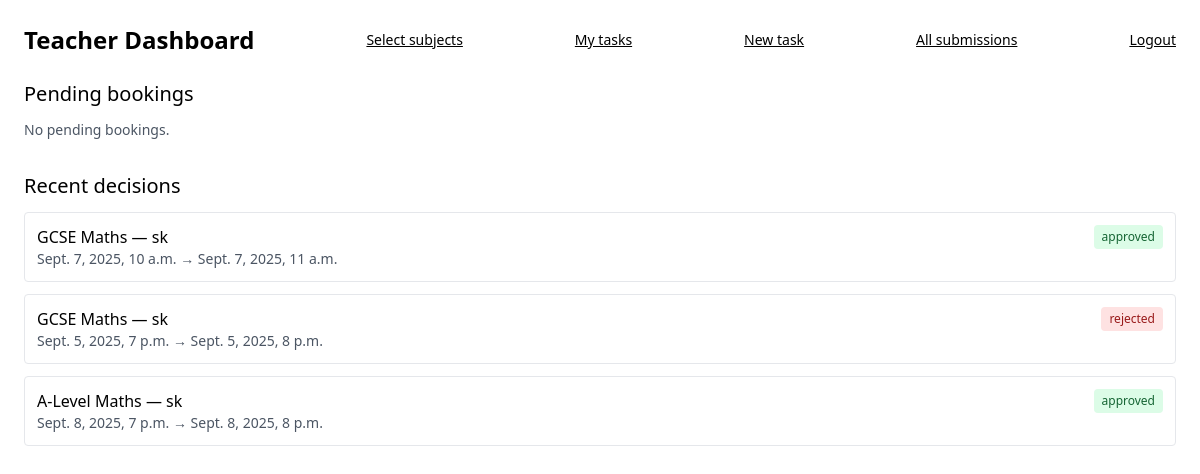
The app's page /teacher/dashboard/ (signed in) with its own data.
### bookings/models.py (models this page shows, shortened)
class LessonBooking(models.Model):
    STATUS_CHOICES = [
        ('pending', 'Pending'),
        ('approved', 'Approved'),
        ('rejected', 'Rejected'),
        ('cancelled', 'Cancelled'),
        ('completed', 'Completed'),
    ]
    student = models.ForeignKey(User, on_delete=models.CASCADE, related_name='bookings')
    teacher = models.ForeignKey(User, on_delete=models.CASCADE, related_name='teaching_bookings')
    subject = models.ForeignKey(Subject, on_delete=models.CASCADE)
    start_datetime = models.DateTimeField()
    end_datetime = models.DateTimeField()
    status = models.CharField(max_length=20, choices=STATUS_CHOICES, default='pending')
    created_at = models.DateTimeField(auto_now_add=True)

### subjects/models.py (models this page shows, shortened)
class Subject(models.Model):
    code = models.CharField(max_length=20, unique=True)   # e.g. "GCSE-BIO"
    name = models.CharField(max_length=100)               # e.g. "GCSE Biology"

### core/views.py (the view)
# urls.py: path('teacher/dashboard/', views.teacher_dashboard, name='teacher_dashboard'),
@login_required
def teacher_dashboard(request):
    if not (is_teacher(request.user) or request.user.is_staff):
        return HttpResponseForbidden("Not allowed")
    pending = LessonBooking.objects.filter(
        teacher=request.user, status='pending'
    ).select_related('student','subject').order_by('start_datetime')
    recent = LessonBooking.objects.filter(
        teacher=request.user
    ).exclude(status='pending').select_related('student','subject').order_by('-created_at')[:20]
    return render(request, 'core/teacher_dashboard.html', {
        'pending': pending,
        'recent': recent,
    })

### core/views.py (called while the page is built)
def is_teacher(user):
    return user.groups.filter(name="teacher").exists()

### templates/core/teacher_dashboard.html (shortened to what this page needs)
<!DOCTYPE html>
<html>
<head>
  <script src="https://cdn.tailwindcss.com"></script>
</head>
<body class="p-6">
  <div class="flex justify-between items-center">
    <h1 class="text-2xl font-semibold">Teacher Dashboard</h1>
    <a href="{% url 'teacher_subjects' %}" class="text-sm underline">Select subjects</a>
    <a href="{% url 'teacher_tasks' %}" class="text-sm underline">My tasks</a>
    <a href="{% url 'teacher_task_new' %}" class="text-sm underline">New task</a>
    <a href="{% url 'teacher_submissions' %}" class="text-sm underline">All submissions</a>
    <a href="{% url 'logout' %}" class="text-sm underline">Logout</a>
  </div>
  <h2 class="text-xl mt-6 mb-3">Pending bookings</h2>
  <div class="grid gap-3">
    {% for b in pending %}
      <div class="border rounded p-3">
        <div class="font-medium">{{ b.subject.name }}</div>
        <div class="text-sm text-gray-600">
          Student: {{ b.student.username }} • {{ b.start_datetime }} → {{ b.end_datetime }}
        </div>
        <div class="mt-2 flex gap-2">
          <form method="post" action="/api/bookings/{{ b.id }}/approve/">
            {% csrf_token %}
            <button class="px-3 py-1 rounded bg-green-600 text-white">Approve</button>
          </form>
          <form method="post" action="/api/bookings/{{ b.id }}/reject/">
            {% csrf_token %}
            <button class="px-3 py-1 rounded bg-red-600 text-white">Reject</button>
          </form>
        </div>
      </div>
    {% empty %}
      <div class="text-sm text-gray-600">No pending bookings.</div>
    {% endfor %}
  </div>
  <h2 class="text-xl mt-8 mb-3">Recent decisions</h2>
  <div class="grid gap-3">
    {% for b in recent %}
      <div class="border rounded p-3">
        <div class="flex justify-between">
          <div class="font-medium">{{ b.subject.name }} — {{ b.student.username }}</div>
          {% if b.status == 'approved' %}
            <span class="text-xs px-2 py-1 rounded bg-green-100 text-green-800">approved</span>
          {% elif b.status == 'rejected' %}
            <span class="text-xs px-2 py-1 rounded bg-red-100 text-red-800">rejected</span>
          {% elif b.status == 'cancelled' %}
            <span class="text-xs px-2 py-1 rounded bg-gray-200 text-gray-800">cancelled</span>
          {% elif b.status == 'completed' %}
            <span class="text-xs px-2 py-1 rounded bg-blue-100 text-blue-800">completed</span>
          {% endif %}
        </div>
        <div class="text-sm text-gray-600">
          {{ b.start_datetime }} → {{ b.end_datetime }}
        </div>
      </div>
    {% empty %}
      <div class="text-sm text-gray-600">Nothing yet.</div>
    {% endfor %}
  </div>
</body>
</html>

### records on screen
LessonBooking: subject.name "GCSE Maths", student.username "sk", status "approved", start_datetime "Sept. 7, 2025, 10 a.m.", end_datetime "Sept. 7, 2025, 11 a.m."
LessonBooking: subject.name "GCSE Maths", student.username "sk", status "rejected", start_datetime "Sept. 5, 2025, 7 p.m.", end_datetime "Sept. 5, 2025, 8 p.m."
LessonBooking: subject.name "A-Level Maths", student.username "sk", status "approved", start_datetime "Sept. 8, 2025, 7 p.m.", end_datetime "Sept. 8, 2025, 8 p.m."
